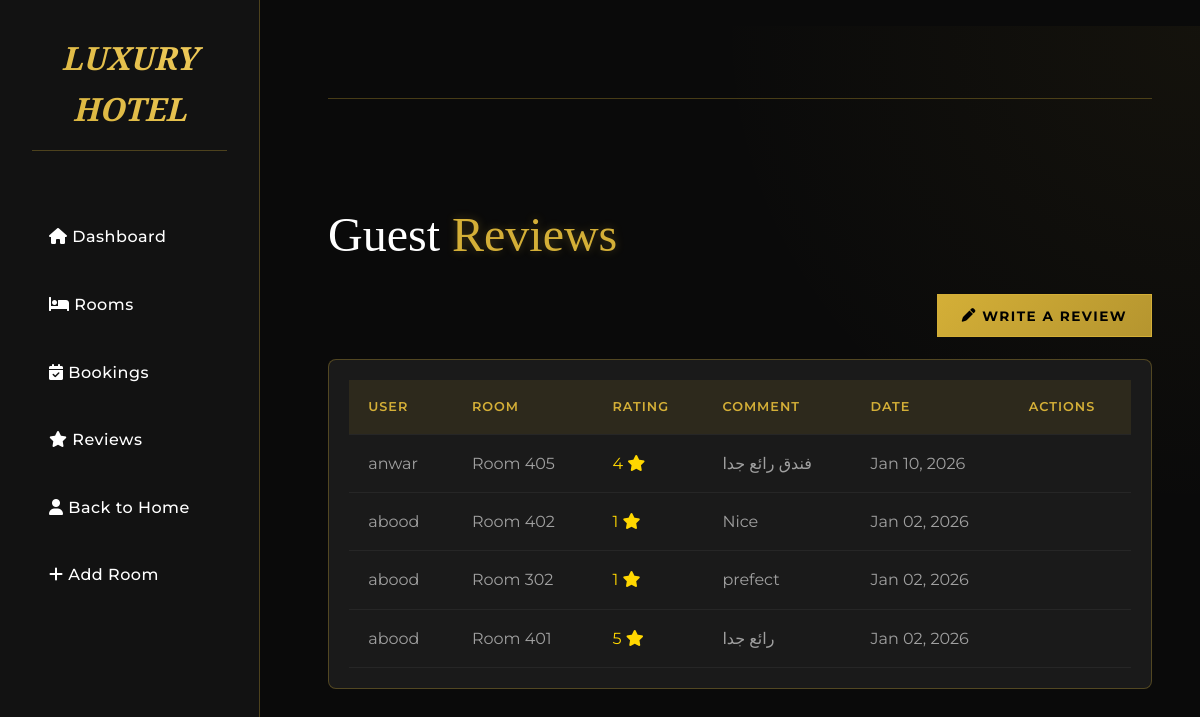
The app's page /reviews/ with its own data.
### hotel/models.py (models this page shows, shortened)
class Review(models.Model):
    user = models.ForeignKey(User, on_delete=models.CASCADE, null=True)
    room = models.ForeignKey(Room, on_delete=models.CASCADE)
    rating = models.IntegerField()
    comment = models.TextField()
    created_at = models.DateTimeField(auto_now_add=True)

class Room(models.Model):
    ROOM_TYPES = [
        ('SINGLE', 'Single'),
        ('DOUBLE', 'Double'),
        ('SUITE', 'Suite'),
    ]
    number = models.CharField(max_length=10, unique=True)
    room_type = models.CharField(max_length=20, choices=ROOM_TYPES)
    price_per_night = models.DecimalField(max_digits=10, decimal_places=2)
    capacity = models.IntegerField()
    description = models.TextField(blank=True)
    is_occupied = models.BooleanField(default=False)
    image = models.ImageField(upload_to='rooms/', blank=True, null=True)

### hotel/views.py (the view)
# urls.py: path('reviews/', views.review_list, name='review_list'),
def review_list(request):
    reviews = Review.objects.all().order_by('-created_at')
    return render(request, 'hotel/review_list.html', {'reviews': reviews})

### templates/hotel/review_list.html (shortened to what this page needs)
﻿{% extends 'base.html' %}
{% load static %}
{% block content %}
<div class="container" style="padding: 50px 0;">
    <h2 class="section-title text-center" style="margin-bottom: 2rem; color: #fff;">Guest <span class="gold-text" style="color: #d4af37;">Reviews</span></h2>
    <div class="text-center mb-4" style="text-align: right; margin-bottom: 2rem;">
        <a href="{% url 'review_create' %}" class="btn btn-primary" style="background-color: #d4af37; border-color: #d4af37; color: #000; font-weight: bold;">
            <i class="fas fa-pen"></i> Write a Review
        </a>
    </div>
    <div class="table-container" style="background: #1a1a1a; padding: 20px; border-radius: 8px;">
        <table class="table table-dark table-hover" style="width: 100%;">
            <thead>
                <tr>
                    <th style="color: #d4af37;">User</th>
                    <th style="color: #d4af37;">Room</th>
                    <th style="color: #d4af37;">Rating</th>
                    <th style="color: #d4af37;">Comment</th>
                    <th style="color: #d4af37;">Date</th>
                    <th style="color: #d4af37;">Actions</th>
                </tr>
            </thead>
            <tbody>
                {% for review in reviews %}
                <tr>
                    <td>{{ review.user.username }}</td>
                    <td>Room {{ review.room.number }}</td>
                    <td>
                        <span style="color: gold;">
                            {{ review.rating }} <i class="fas fa-star"></i>
                        </span>
                    </td>
                    <td>{{ review.comment|truncatechars:50 }}</td>
                    <td>{{ review.created_at|date:"M d, Y" }}</td>
                    <td>
                    </td>
                </tr>
                {% empty %}
                <tr><td colspan="6" class="text-center">No reviews found.</td></tr>
                {% endfor %}
            </tbody>
        </table>
    </div>
</div>
{% endblock %}

### static/css/style.css (style rules this page uses)
:root { --primary-gold: #D4AF37; --primary-gold-dim: #b5952f; --primary-gold-bright: #f3ce5e; --bg-dark: #0a0a0a; --surface-dark: #121212; --surface-light: #1e1e1e; --text-main: #f0f0f0; --text-muted: #a0a0a0; --border-gold: rgba(212, 175, 55, 0.3); --shadow-gold: 0 4px 20px rgba(212, 175, 55, 0.1); --radius: 8px; --transition: all 0.3s ease; }
* { margin: 0; padding: 0; box-sizing: border-box; }
body { background-color: var(--bg-dark); color: var(--text-main); font-family: 'Montserrat', sans-serif; line-height: 1.6; }
h1, h2, h3, h4, h5, h6 { font-family: 'Playfair Display', serif; color: var(--primary-gold); margin-bottom: 0.5rem; }
a { text-decoration: none; color: inherit; transition: var(--transition); }
.table-container { background: var(--surface-light); border-radius: var(--radius); border: 1px solid var(--border-gold); overflow: hidden; }
table { width: 100%; border-collapse: collapse; }
th, td { padding: 1.2rem; text-align: left; border-bottom: 1px solid rgba(255, 255, 255, 0.05); }
th { background-color: rgba(212, 175, 55, 0.1); color: var(--primary-gold); font-weight: 600; text-transform: uppercase; font-size: 0.8rem; letter-spacing: 1px; }
td { color: var(--text-muted); }
.btn { padding: 0.8rem 1.5rem; border-radius: 0; border: 1px solid transparent; cursor: pointer; font-family: 'Montserrat', sans-serif; font-size: 0.85rem; text-transform: uppercase; letter-spacing: 1.5px; transition: var(--transition); text-align: center; background: transparent; }
.btn-primary { background: linear-gradient(135deg, var(--primary-gold), var(--primary-gold-dim)); color: var(--bg-dark); font-weight: 600; }
.gold-text { color: var(--primary-gold); text-shadow: 0 0 10px rgba(212, 175, 55, 0.3); }
.section-title { font-size: 3rem; margin-bottom: 2rem; font-weight: 400; }
.btn { transition: all 0.3s ease !important; position: relative; overflow: hidden; }

### records on screen
Review: user.username "anwar", room.number "405", rating "4", comment "فندق رائع جدا", created_at "Jan 10, 2026"
Review: user.username "abood", room.number "402", rating "1", comment "Nice", created_at "Jan 02, 2026"
Review: user.username "abood", room.number "302", rating "1", comment "prefect", created_at "Jan 02, 2026"
Review: user.username "abood", room.number "401", rating "5", comment "رائع جدا", created_at "Jan 02, 2026"
